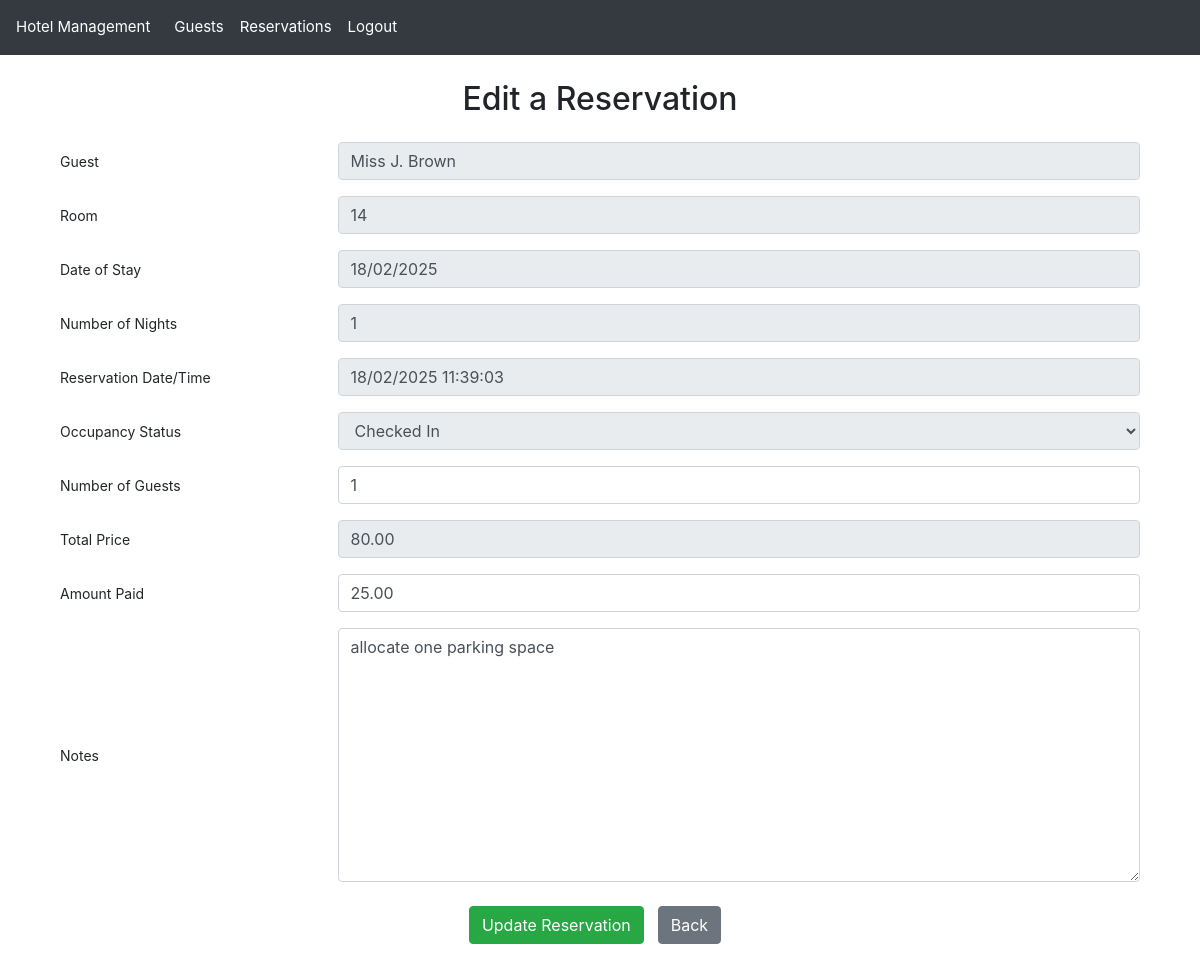
Before: /reservation/5/update/ (signed in) with the older database file.
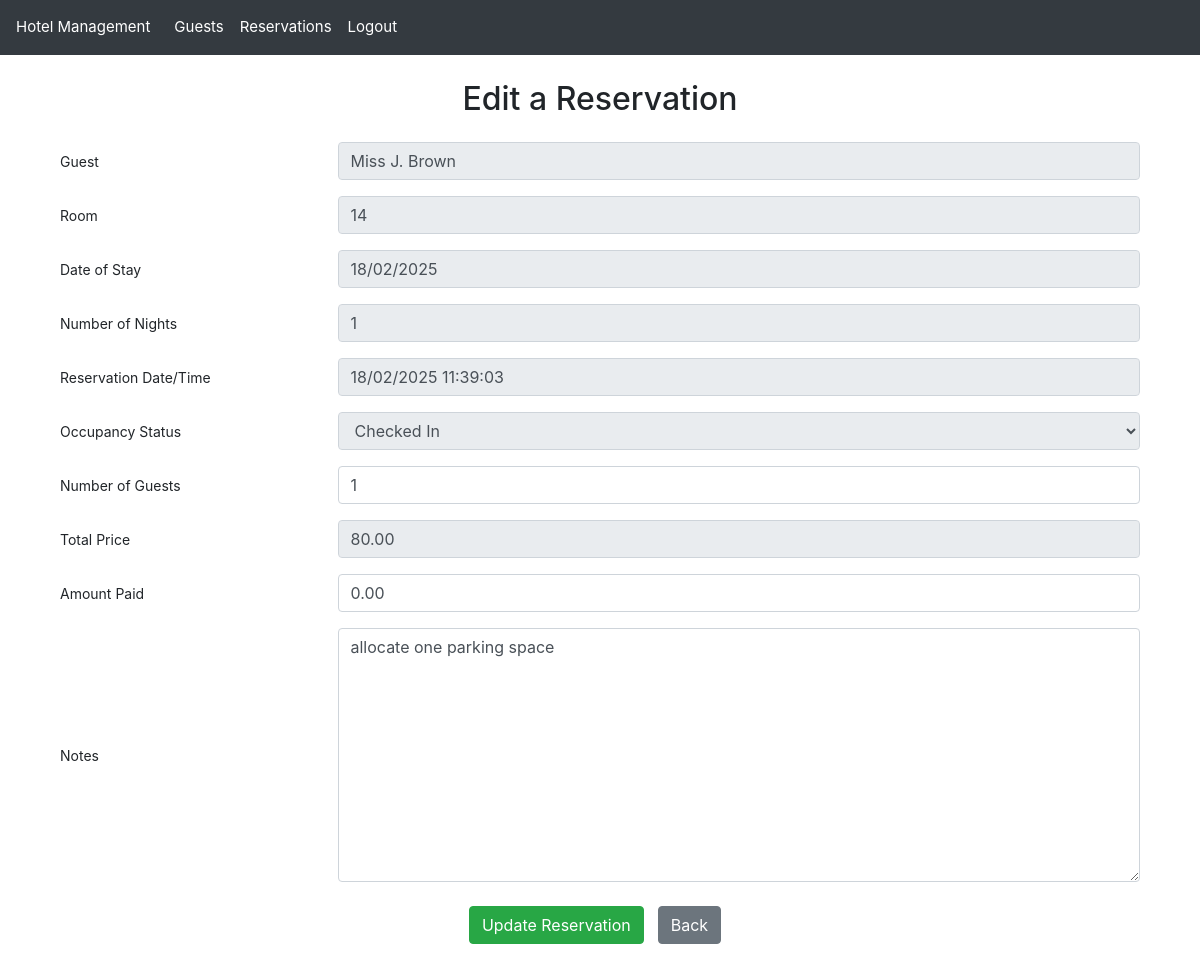
After: the same page with the newer database file.
### hotel_app/models.py (models this page shows, shortened)
class Reservation(models.Model):
    STATUS_CHOICES = [
        ("RE", "Reserved"),  # Initial reservation status
        ("IN", "Checked In"),  # Guest has arrived and checked in
        ("OT", "Checked Out"),  # Guest has completed their stay
    ]
    reservation_id = models.AutoField(
        primary_key=True,
        help_text="Unique identifier for the reservation"
    )
    guest = models.ForeignKey(
        Guest,
        null=True,
        on_delete=models.SET_NULL,
        related_name="reservations",
        help_text="Guest making the reservation"
    )
    room_number = models.ForeignKey(
        Room,
        null=True,
        on_delete=models.SET_NULL,
        related_name="reservations",
        help_text="Room assigned to this reservation"
    )
    reservation_date_time = models.DateTimeField(
        help_text="Date and time when the reservation was made"
    )
    price = models.DecimalField(
        max_digits=6,
        decimal_places=2,
        help_text="Total price for the entire stay"
    )
    amount_paid = models.DecimalField(
        max_digits=6,
        decimal_places=2,
        help_text="Amount already paid by the guest"
    )
    number_of_guests = models.PositiveSmallIntegerField(
        help_text="Number of guests staying in the room"
    )
    start_of_stay = models.DateField(
        help_text="Check-in date"
    )
    length_of_stay = models.PositiveSmallIntegerField(
        help_text="Number of nights booked"
    )
    status_code = models.CharField(
        max_length=2,
        choices=STATUS_CHOICES,
        help_text="Current status of the reservation"
    )
    notes = models.TextField(
        max_length=500,
        blank=True,
        null=True,
        validators=[
            RegexValidator(
                r'^[A-Za-z0-9\-\',\.\!\?\s]+$',
                message="Notes can only contain letters, numbers, basic punctuation and spaces"
            )
        ],
        help_text="Additional notes or special requests for the reservation"
    )

### hotel_app/views.py (the view)
# urls.py: path("reservation/<int:reservation_id>/update/", views.reservation_update_view, name="reservation_update"),  # Edit a Reservation
@login_required
def reservation_update_view(request, reservation_id):
    reservation = Reservation.objects.get(reservation_id=reservation_id)
    guest = reservation.guest
    room = reservation.room_number
    status_code = request.GET.get('status_code')
    if status_code == "IN":
        reservation.status_code = "IN"
        title = 'Check-in a Reservation'
        save_button_text = 'Save Check-in'
    elif status_code == "OT":
        reservation.status_code = "OT"
        title = 'Check-out a Reservation'
        save_button_text = 'Save Check-out'
    else:
        title = 'Edit a Reservation'
        save_button_text = 'Update Reservation'
    if request.method == 'POST':
        logger.info(f"Processing reservation update: {request.POST}")
        form = ReservationForm(request.POST, instance=reservation)
        if form.is_valid():
            form.save()
            logger.info("Reservation updated successfully")
            return redirect('reservation_list')
        else:
            logger.warning("Reservation update form validation failed")
            logger.info(f"Form errors: {form.errors}")
            messages.error(request, "Please correct the errors below.")
    else:
        form = ReservationForm(instance=reservation)
    context = {
        'form': form,
        'title': title,
        'save_button_text': save_button_text,
    }
    return render(request, 'reservation_form.html', context)

### hotel_app/models.py (called while the page is built)
    @property
    def display_name(self):
        display_name = f"{self.title} {self.first_name[0]}. {self.last_name}"
        logger.info(f"Guest display_name property called: {display_name}")
        return display_name

    def __str__(self):
        room_str = f"{self.room_number}"
        logger.info(f"Room __str__ called: {room_str}")
        return room_str

### hotel_app/templatetags/custom_filters.py (called while the page is built)
@register.filter(name='is_in_group')
def is_in_group(user, group_name):
    return user.groups.filter(name=group_name).exists()

### hotel_app/templates/reservation_form.html (shortened to what this page needs)
{% extends "base.html" %}
{% load static %}
{% load widget_tweaks %}
{% block content %}
<div class="container mt-4">
    <h2 class="text-center mb-4">{{ title }}</h2>
    <form method="POST" class="needs-validation" novalidate>
        {% for field in form %}
            <div class="form-group row mb-3">
                <label for="{{ field.id_for_label }}" class="col-md-3 col-form-label text-left">{{ field.label }}</label>
                <div class="col-md-9">
                    {% if field.name == 'number_of_guests' %}
                        {% render_field field class="form-control" type="number" min="1" data-max-guests=room_type.maximum_guests %}
                    {% elif field.name == 'amount_paid' %}
                        {% render_field field class="form-control" type="number" min="0" step="0.01" data-max-price=price %}
                    {% else %}
                        {% render_field field class="form-control" %}
                    {% endif %}
                </div>
            </div>
        {% endfor %}
        <div class="button-group text-center mt-4">
            <button class="btn btn-success" type="submit">{{ save_button_text }}</button>
            <button type="button" class="btn btn-secondary ms-2" onclick="history.back()">Back</button>
        </div>
    </form>
</div>
{% endblock %}

Changed rows visible on the page:
changed Reservation "Checked In": amount_paid "25.00" → "0.00"
